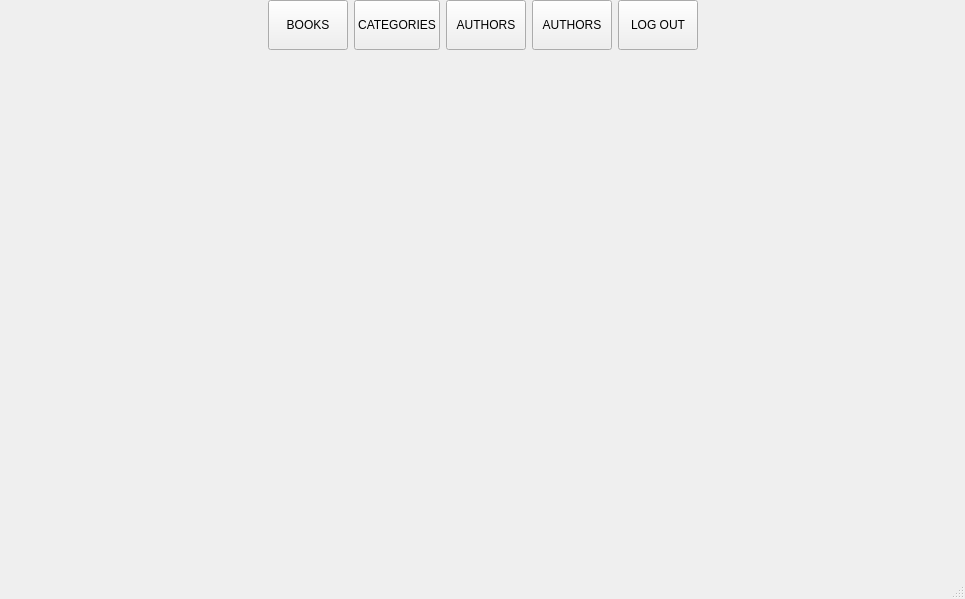
<?xml version="1.0" encoding="UTF-8"?>
<ui version="4.0">
 <class>LibraryMainWindow</class>
 <widget class="QMainWindow" name="LibraryMainWindow">
  <property name="geometry">
   <rect>
    <x>0</x>
    <y>0</y>
    <width>965</width>
    <height>599</height>
   </rect>
  </property>
  <property name="windowTitle">
   <string>QLibrary</string>
  </property>
  <property name="windowIcon">
   <iconset resource="resource.qrc">
    <normaloff>:/resources/images/LibraryLogo.png</normaloff>:/resources/images/LibraryLogo.png</iconset>
  </property>
  <widget class="QWidget" name="centralwidget">
   <layout class="QVBoxLayout" name="verticalLayout" stretch="1,10">
    <property name="spacing">
     <number>0</number>
    </property>
    <property name="sizeConstraint">
     <enum>QLayout::SetDefaultConstraint</enum>
    </property>
    <property name="leftMargin">
     <number>0</number>
    </property>
    <property name="topMargin">
     <number>0</number>
    </property>
    <property name="rightMargin">
     <number>0</number>
    </property>
    <property name="bottomMargin">
     <number>0</number>
    </property>
    <item>
     <widget class="QWidget" name="topBarWidget" native="true">
      <property name="sizePolicy">
       <sizepolicy hsizetype="Expanding" vsizetype="Fixed">
        <horstretch>0</horstretch>
        <verstretch>0</verstretch>
       </sizepolicy>
      </property>
      <property name="minimumSize">
       <size>
        <width>0</width>
        <height>50</height>
       </size>
      </property>
      <property name="baseSize">
       <size>
        <width>0</width>
        <height>0</height>
       </size>
      </property>
      <layout class="QHBoxLayout" name="horizontalLayout">
       <property name="leftMargin">
        <number>0</number>
       </property>
       <property name="topMargin">
        <number>0</number>
       </property>
       <property name="rightMargin">
        <number>0</number>
       </property>
       <property name="bottomMargin">
        <number>0</number>
       </property>
       <item>
        <spacer name="horizontalSpacer">
         <property name="orientation">
          <enum>Qt::Horizontal</enum>
         </property>
         <property name="sizeHint" stdset="0">
          <size>
           <width>40</width>
           <height>20</height>
          </size>
         </property>
        </spacer>
       </item>
       <item>
        <widget class="QPushButton" name="booksButton">
         <property name="sizePolicy">
          <sizepolicy hsizetype="Minimum" vsizetype="Expanding">
           <horstretch>0</horstretch>
           <verstretch>0</verstretch>
          </sizepolicy>
         </property>
         <property name="text">
          <string>BOOKS</string>
         </property>
        </widget>
       </item>
       <item>
        <widget class="QPushButton" name="categoriesButton">
         <property name="sizePolicy">
          <sizepolicy hsizetype="Minimum" vsizetype="Expanding">
           <horstretch>0</horstretch>
           <verstretch>0</verstretch>
          </sizepolicy>
         </property>
         <property name="text">
          <string>CATEGORIES</string>
         </property>
        </widget>
       </item>
       <item>
        <widget class="QPushButton" name="authorsButton">
         <property name="sizePolicy">
          <sizepolicy hsizetype="Minimum" vsizetype="Expanding">
           <horstretch>0</horstretch>
           <verstretch>0</verstretch>
          </sizepolicy>
         </property>
         <property name="text">
          <string>AUTHORS</string>
         </property>
        </widget>
       </item>
       <item>
        <widget class="QPushButton" name="pushButton_5">
         <property name="sizePolicy">
          <sizepolicy hsizetype="Minimum" vsizetype="Expanding">
           <horstretch>0</horstretch>
           <verstretch>0</verstretch>
          </sizepolicy>
         </property>
         <property name="text">
          <string>AUTHORS</string>
         </property>
        </widget>
       </item>
       <item>
        <widget class="QPushButton" name="logOutButton">
         <property name="sizePolicy">
          <sizepolicy hsizetype="Minimum" vsizetype="Expanding">
           <horstretch>0</horstretch>
           <verstretch>0</verstretch>
          </sizepolicy>
         </property>
         <property name="text">
          <string>LOG OUT</string>
         </property>
        </widget>
       </item>
       <item>
        <spacer name="horizontalSpacer_2">
         <property name="orientation">
          <enum>Qt::Horizontal</enum>
         </property>
         <property name="sizeHint" stdset="0">
          <size>
           <width>40</width>
           <height>20</height>
          </size>
         </property>
        </spacer>
       </item>
      </layout>
     </widget>
    </item>
    <item>
     <widget class="QWidget" name="displayWidget" native="true"/>
    </item>
   </layout>
  </widget>
  <widget class="QMenuBar" name="menubar">
   <property name="geometry">
    <rect>
     <x>0</x>
     <y>0</y>
     <width>965</width>
     <height>21</height>
    </rect>
   </property>
  </widget>
  <widget class="QStatusBar" name="statusbar"/>
 </widget>
 <resources>
  <include location="resource.qrc"/>
 </resources>
 <connections/>
</ui>
